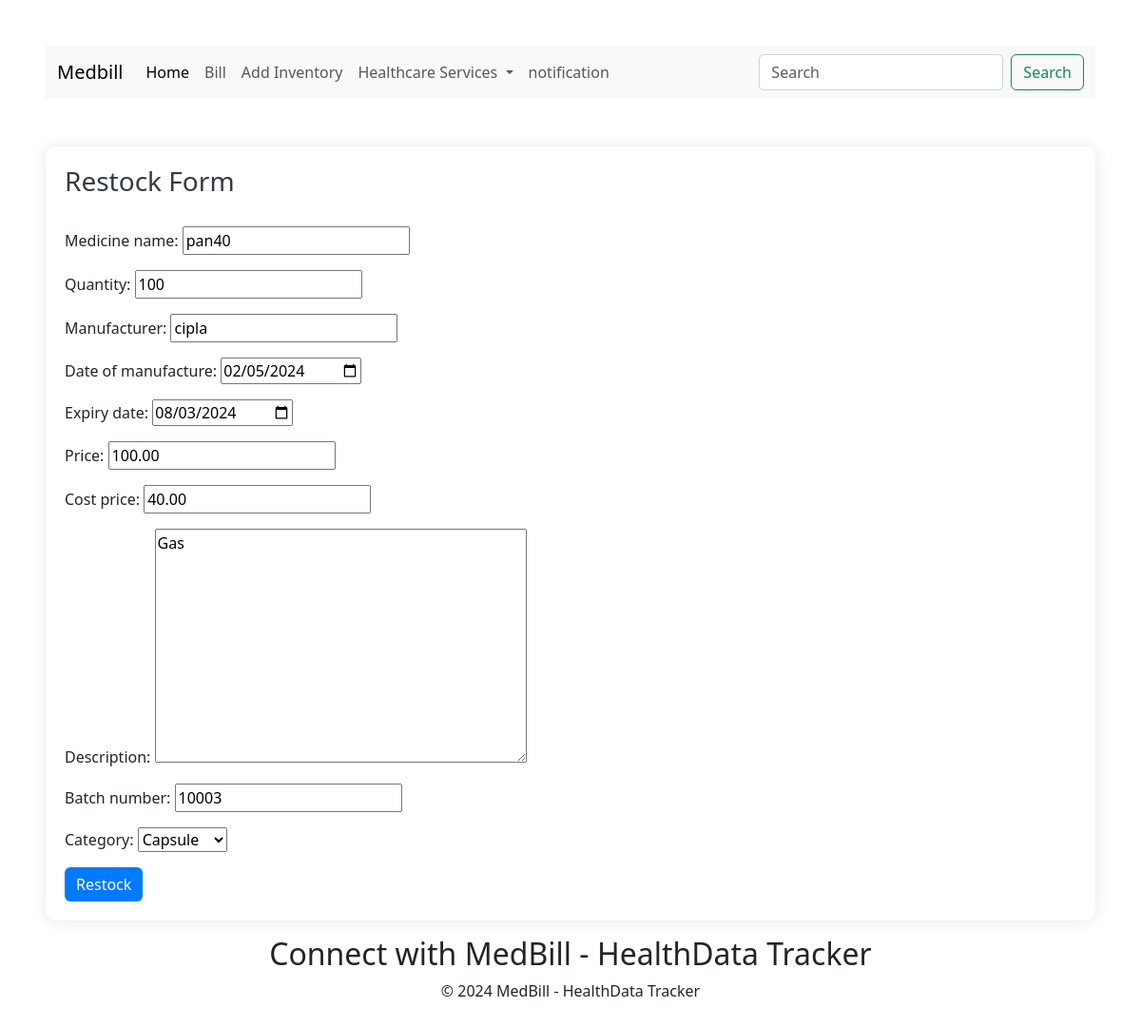
Page /restock/4/ on the committed database.
### medbill/models.py (models this page shows)
class InventoryItem(models.Model):
    medicine_name = models.CharField(max_length=100, unique=True)
    quantity = models.IntegerField()
    manufacturer = models.CharField(max_length=100)
    date_of_manufacture = models.DateField(default=date.today)
    expiry_date = models.DateField(default=date.today() + timedelta(days=180))
    price = models.DecimalField(max_digits=10, decimal_places=2)
    cost_price = models.DecimalField(max_digits=10, decimal_places=2)
    description = models.TextField()
    batch_number = models.CharField(max_length=50, default='DEFAULT_BATCH')
    CATEGORY_CHOICES = [
        ('tablet', 'Tablet'),
        ('capsule', 'Capsule'),
        ('vial', 'Vial'),
        ('syrup', 'Syrup'),
        ('injection', 'Injection'),
        ('ointment', 'Ointment'),
        ('drop', 'Drop'),
        ('powder', 'Powder'),
        ('cream', 'Cream'),
        ('gel', 'Gel'),
        ('liquid', 'Liquid'),
    ]
    category = models.CharField(max_length=20, choices=CATEGORY_CHOICES)

### medbill/views.py (the view)
def restock_view(request, medicine_id):
    medicine = get_object_or_404(InventoryItem, pk=medicine_id)
    if request.method == 'POST':
        form = UpdateInventoryItemForm(request.POST, instance=medicine)
        if form.is_valid():
            form.save()
            Notification.objects.filter(message__contains=medicine.medicine_name, cleared=False).delete()
            notification_message = f"The medicine {medicine.medicine_name} has been restocked."
            create_notification(notification_message, medicine.id)
            return redirect('inventory_list')
            return render(request, 'restock.html', {'form': form, 'inventory_item': medicine, 'medicine_id': medicine_id})
    else:
        form = UpdateInventoryItemForm(instance=medicine)
    return render(request, 'restock.html', {'form': form, 'inventory_item': medicine, 'medicine_id': medicine_id})

### medbill/forms.py (shortened to what this page needs)
class UpdateInventoryItemForm(forms.ModelForm):
    class Meta:
        model = InventoryItem
        fields = ['medicine_name', 'quantity', 'manufacturer', 'date_of_manufacture', 'expiry_date', 'price', 'cost_price', 'description', 'batch_number', 'category']
        widgets = {
            'date_of_manufacture': forms.DateInput(attrs={'type': 'date'}),
            'expiry_date': forms.DateInput(attrs={'type': 'date'}),
        }

### template/restock.html (shortened to what this page needs)
{% extends 'base.html' %}
{% block body %}
    <div class="container form-container">
        <h2 class="form-title">Restock Form</h2>
        <form method="post" action="{% url 'restock_view' medicine_id %}" class="needs-validation" novalidate>
            {{ form.as_p }}
            <button type="submit" class="btn btn-primary">Restock</button>
        </form>
    </div>
{% endblock body %}

### template/base.html (style rules this page uses)
body { padding: 3rem; margin: 0; border: 0; }

### template/restock.html (style rules this page uses)
.form-container { margin-top: 50px; padding: 20px; border-radius: 10px; box-shadow: 0 0 15px rgba(0, 0, 0, 0.1); background-color: #fff; transition: transform 0.3s ease-in-out; }
.form-title { color: #343a40; font-size: 28px; margin-bottom: 30px; }
.btn-primary { background-color: #007bff; border: none; transition: background-color 0.3s ease-in-out; }

### rows in the picture
InventoryItem: medicine_name "pan40", quantity "100", manufacturer "cipla", date_of_manufacture "02/05/2024", expiry_date "08/03/2024", price "100.00", cost_price "40.00", description "Gas", batch_number "10003", category "Capsule"
